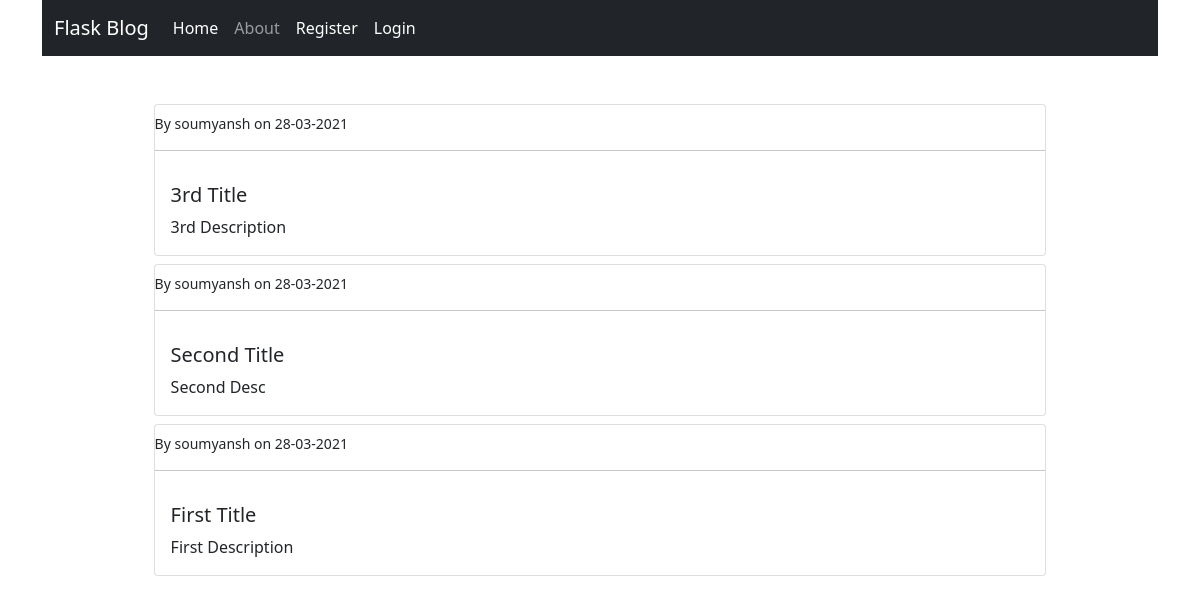
Before: / with the older database file.
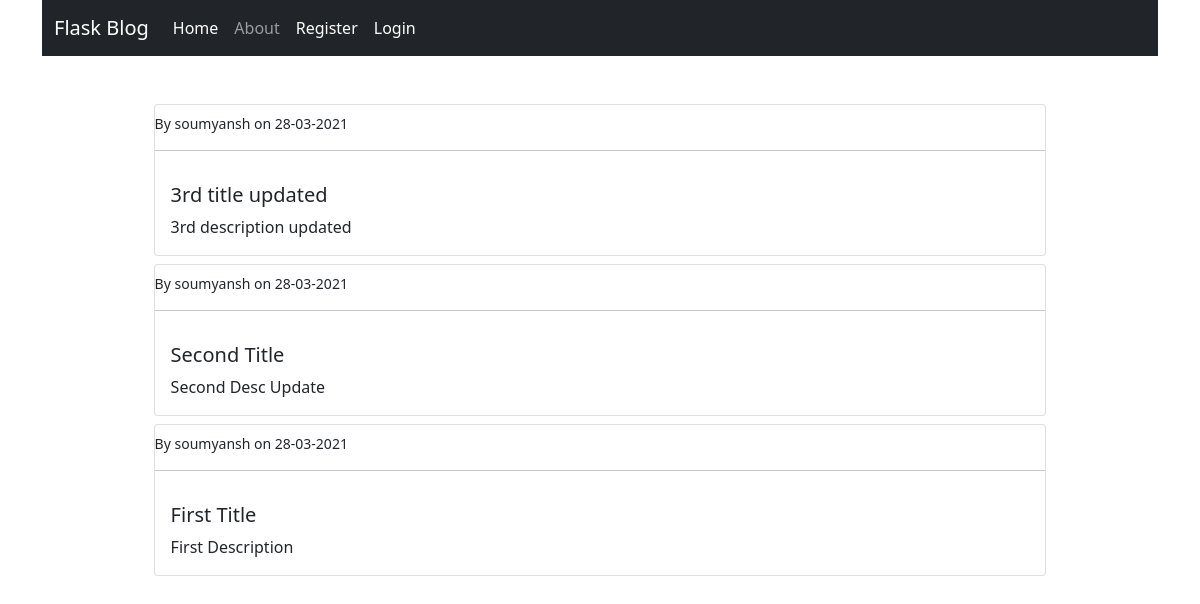
After: the same page with the newer database file.
### flaskBlog/models.py (models this page shows, shortened)
class Post(db.Model,UserMixin):
    id = db.Column(db.Integer, primary_key=True)
    title = db.Column(db.String(60),nullable=False)
    description = db.Column(db.Text, nullable = False)
    date_posted = db.Column(db.DateTime, default = datetime.utcnow)
    user_id = db.Column(db.Integer,db.ForeignKey('user.id'),nullable=False)

class User(db.Model,UserMixin):
    id = db.Column(db.Integer, primary_key=True)
    username = db.Column(db.String(20), unique=True,nullable = False)
    email = db.Column(db.String(40), unique=True,nullable = False)
    password = db.Column(db.String(60),nullable = False)
    posts = db.relationship('Post',backref = 'author', lazy=True)

### flaskBlog/routes.py (the view)
@app.route('/')
def home():
    posts = Post.query.order_by(Post.date_posted.desc()).all()
    return render_template('index.html',posts=posts)

### flaskBlog/templates/index.html
{% extends 'layout.html' %}
{% block content %}
<div class = "mx-auto" style="width:80%">
{% for post in posts %}
    <div class="card mt-2">
        <small class="ml-3 mt-2">
            By {{post.author.username}} on {{post.date_posted.strftime('%d-%m-%Y')}}
        </small>
        <hr>
        <div class="card-body">
            <h5 class = 'card-title'>{{post.title}}</h5>
            <p class="card-text"> {{post.description}}</p>
        </div>
    </div>
    {% endfor %}
</div>
{% endblock %}

### flaskBlog/templates/layout.html (shortened to what this page needs)
<!DOCTYPE html>
<html lang="en">
<head>
  <link href="https://cdn.jsdelivr.net/npm/bootstrap@5.0.0-beta2/dist/css/bootstrap.min.css" rel="stylesheet">
</head>
<body>
<div class="container">
  <nav class="navbar navbar-expand-lg navbar-dark bg-dark">
  <div class="container-fluid">
    <a class="navbar-brand" href="/">Flask Blog</a>
    <div class="collapse navbar-collapse" id="navbarNav">
      <ul class="navbar-nav">
        <li class="nav-item">
          <a class="nav-link active" aria-current="page" href="{{url_for('home')}}">Home</a>
        </li>
        <li class="nav-item">
          <a class="nav-link" href="{{url_for('about')}}">About</a>
        </li>
        {% if current_user.is_authenticated %}
         <li class="nav-item">
          <a class="nav-link active" aria-current="page" href="{{url_for('logout')}}">Logout</a>
        </li>
        {% else %}
         <li class="nav-item">
          <a class="nav-link active" aria-current="page" href="{{url_for('register')}}">Register</a>
        </li>
        <li class="nav-item">
          <a class="nav-link active" aria-current="page" href="{{url_for('login')}}">Login</a>
        </li>
        {% endif %}
      </ul>
    </div>
  </div>
</nav>
</div>
<div class="container mt-5">
{% block content %}
{% endblock %}
</div>
</body>
</html>

Changed rows visible on the page:
changed Post: title "3rd Title" → "3rd title updated"; description "3rd Description" → "3rd description updated"
changed Post "Second Title": description "Second Desc" → "Second Desc Update"
